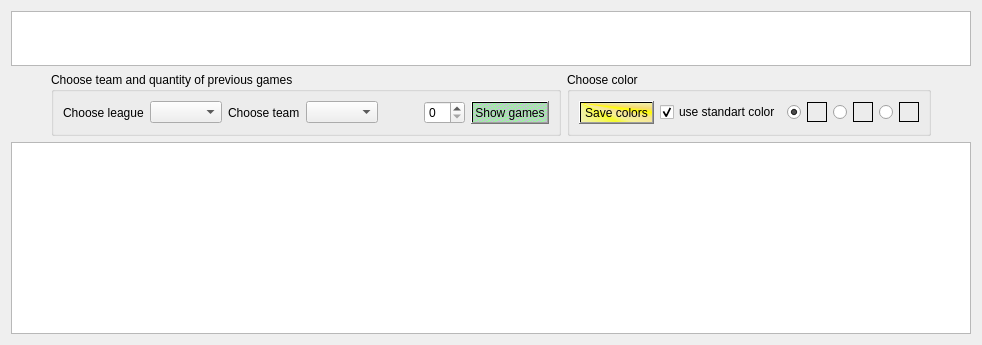
        <widget class="QWidget" name="LastGames">
         <attribute name="title">
          <string>LastGames</string>
         </attribute>
         <layout class="QVBoxLayout" name="verticalLayout_4">
          <item>
           <layout class="QHBoxLayout" name="horizontalLayout_11">
            <property name="spacing">
             <number>1</number>
            </property>
            <item>
             <widget class="QTableWidget" name="tableWidget_LastGamesAvg">
              <property name="maximumSize">
               <size>
                <width>16777215</width>
                <height>55</height>
               </size>
              </property>
              <property name="verticalScrollBarPolicy">
               <enum>Qt::ScrollBarAlwaysOff</enum>
              </property>
              <property name="horizontalScrollBarPolicy">
               <enum>Qt::ScrollBarAlwaysOff</enum>
              </property>
              <property name="sizeAdjustPolicy">
               <enum>QAbstractScrollArea::AdjustToContents</enum>
              </property>
              <property name="gridStyle">
               <enum>Qt::DashDotLine</enum>
              </property>
              <attribute name="verticalHeaderShowSortIndicator" stdset="0">
               <bool>false</bool>
              </attribute>
             </widget>
            </item>
           </layout>
          </item>
          <item>
           <layout class="QHBoxLayout" name="horizontalLayout_10">
            <item>
             <spacer name="horizontalSpacer_7">
              <property name="orientation">
               <enum>Qt::Horizontal</enum>
              </property>
              <property name="sizeHint" stdset="0">
               <size>
                <width>40</width>
                <height>20</height>
               </size>
              </property>
             </spacer>
            </item>
            <item>
             <widget class="QGroupBox" name="groupBox_3">
              <property name="title">
               <string>Choose team and quantity of previous games</string>
              </property>
              <layout class="QHBoxLayout" name="horizontalLayout_14">
               <item>
                <widget class="QLabel" name="label_LastGames_choose_league">
                 <property name="text">
                  <string>Choose league</string>
                 </property>
                </widget>
               </item>
               <item>
                <widget class="QComboBox" name="comboBox_LastGames_choose_league"/>
               </item>
               <item>
                <widget class="QLabel" name="label_LastGames_choose_team">
                 <property name="text">
                  <string>Choose team</string>
                 </property>
                </widget>
               </item>
               <item>
                <widget class="QComboBox" name="comboBox_LastGames_choose_team"/>
               </item>
               <item>
                <spacer name="horizontalSpacer_9">
                 <property name="orientation">
                  <enum>Qt::Horizontal</enum>
                 </property>
                 <property name="sizeHint" stdset="0">
                  <size>
                   <width>40</width>
                   <height>20</height>
                  </size>
                 </property>
                </spacer>
               </item>
               <item>
                <widget class="QSpinBox" name="spinBox_games_ammount_to_show"/>
               </item>
               <item>
                <widget class="QPushButton" name="pushButton_show_LastGames_details">
                 <property name="styleSheet">
                  <string notr="true">background-color: qlineargradient(spread:repeat, x1:0.824, y1:0.960227, x2:0.892, y2:1, stop:0.170455 rgba(117, 255, 121, 182), stop:0.869318 rgba(172, 145, 201, 142));</string>
                 </property>
                 <property name="text">
                  <string>Show games</string>
                 </property>
                </widget>
               </item>
              </layout>
             </widget>
            </item>
            <item>
             <widget class="QGroupBox" name="groupBox_set_color">
              <property name="title">
               <string>Choose color</string>
              </property>
              <layout class="QHBoxLayout" name="horizontalLayout_13">
               <item>
                <widget class="QPushButton" name="pushButton_save_colors">
                 <property name="autoFillBackground">
                  <bool>false</bool>
                 </property>
                 <property name="styleSheet">
                  <string notr="true">background-color: qconicalgradient(cx:0, cy:0, angle:135, stop:0 rgba(255, 255, 0, 69), stop:0.375 rgba(255, 255, 0, 69), stop:0.423533 rgba(251, 255, 0, 145), stop:0.45 rgba(247, 255, 0, 208), stop:0.477581 rgba(255, 244, 71, 130), stop:0.518717 rgba(255, 218, 71, 130), stop:0.55 rgba(255, 255, 0, 255), stop:0.57754 rgba(255, 203, 0, 130), stop:0.625 rgba(255, 255, 0, 69), stop:1 rgba(255, 255, 0, 69));</string>
                 </property>
                 <property name="text">
                  <string>Save colors</string>
                 </property>
                </widget>
               </item>
               <item>
                <widget class="QCheckBox" name="checkBox_use_standart_color">
                 <property name="text">
                  <string>use standart color</string>
                 </property>
                 <property name="checked">
                  <bool>true</bool>
                 </property>
                </widget>
               </item>
               <item>
                <widget class="QRadioButton" name="radioButton_set_color1">
                 <property name="maximumSize">
                  <size>
                   <width>14</width>
                   <height>16777215</height>
                  </size>
                 </property>
                 <property name="text">
                  <string/>
                 </property>
                 <property name="checked">
                  <bool>true</bool>
                 </property>
                </widget>
               </item>
               <item>
                <widget class="QLabel" name="label_set_color1">
                 <property name="minimumSize">
                  <size>
                   <width>20</width>
                   <height>20</height>
                  </size>
                 </property>
                 <property name="maximumSize">
                  <size>
                   <width>20</width>
                   <height>20</height>
                  </size>
                 </property>
                 <property name="frameShape">
                  <enum>QFrame::Box</enum>
                 </property>
                 <property name="text">
                  <string/>
                 </property>
                </widget>
               </item>
               <item>
                <widget class="QRadioButton" name="radioButton_set_color2">
                 <property name="text">
                  <string/>
                 </property>
                </widget>
               </item>
               <item>
                <widget class="QLabel" name="label_set_color2">
                 <property name="minimumSize">
                  <size>
                   <width>20</width>
                   <height>20</height>
                  </size>
                 </property>
                 <property name="maximumSize">
                  <size>
                   <width>20</width>
                   <height>20</height>
                  </size>
                 </property>
                 <property name="frameShape">
                  <enum>QFrame::Box</enum>
                 </property>
                 <property name="text">
                  <string/>
                 </property>
                </widget>
               </item>
               <item>
                <widget class="QRadioButton" name="radioButton_set_color3">
                 <property name="text">
                  <string/>
                 </property>
                </widget>
               </item>
               <item>
                <widget class="QLabel" name="label_set_color3">
                 <property name="minimumSize">
                  <size>
                   <width>20</width>
                   <height>20</height>
                  </size>
                 </property>
                 <property name="maximumSize">
                  <size>
                   <width>20</width>
                   <height>20</height>
                  </size>
                 </property>
                 <property name="frameShape">
                  <enum>QFrame::Box</enum>
                 </property>
                 <property name="text">
                  <string/>
                 </property>
                </widget>
               </item>
              </layout>
             </widget>
            </item>
            <item>
             <spacer name="horizontalSpacer_6">
              <property name="orientation">
               <enum>Qt::Horizontal</enum>
              </property>
              <property name="sizeHint" stdset="0">
               <size>
                <width>40</width>
                <height>20</height>
               </size>
              </property>
             </spacer>
            </item>
           </layout>
          </item>
          <item>
           <layout class="QHBoxLayout" name="horizontalLayout_17">
            <property name="spacing">
             <number>0</number>
            </property>
            <property name="sizeConstraint">
             <enum>QLayout::SetMaximumSize</enum>
            </property>
            <item>
             <layout class="QHBoxLayout" name="verticalLayoutLastGames">
              <property name="sizeConstraint">
               <enum>QLayout::SetMaximumSize</enum>
              </property>
              <item>
               <widget class="QTableWidget" name="TableWidget_LastGames">
                <property name="sizePolicy">
                 <sizepolicy hsizetype="MinimumExpanding" vsizetype="MinimumExpanding">
                  <horstretch>0</horstretch>
                  <verstretch>0</verstretch>
                 </sizepolicy>
                </property>
                <property name="maximumSize">
                 <size>
                  <width>16777215</width>
                  <height>16777215</height>
                 </size>
                </property>
                <property name="font">
                 <font>
                  <pointsize>8</pointsize>
                 </font>
                </property>
                <property name="frameShadow">
                 <enum>QFrame::Raised</enum>
                </property>
                <property name="sortingEnabled">
                 <bool>false</bool>
                </property>
                <attribute name="verticalHeaderShowSortIndicator" stdset="0">
                 <bool>false</bool>
                </attribute>
               </widget>
              </item>
             </layout>
            </item>
           </layout>
          </item>
         </layout>
        </widget>
